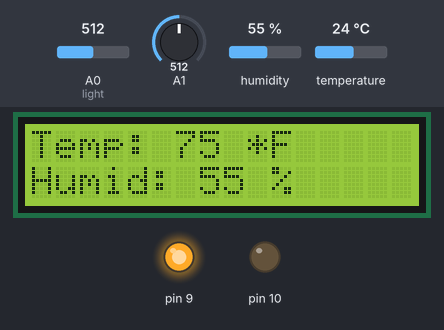
Bench run of a sketch on a simulated Arduino Uno, built with avr-gcc and run on an emulated ATmega328P. On the bench: 16×2 character LCD, output pins drawn as LEDs (lit = HIGH). Inputs (shaded band) come from the test bench; at power-on: A1 = 512, A0 (light) = 512, humidity 55 %, temperature 24 °C. What the sketch prints to the serial monitor is not drawn.

Above: at 1.2 s.
1.3 s: A1 set to 550
At 3.4 s:
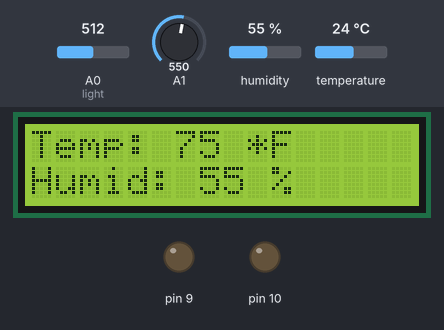
4.5 s: A0 (light) set to 636
9.5 s: A0 (light) set to 664
At 14.3 s:
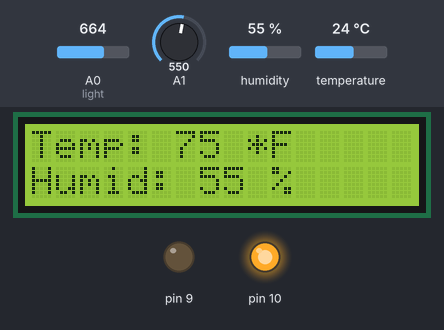
14.6 s: A1 set to 530
At 19.2 s:
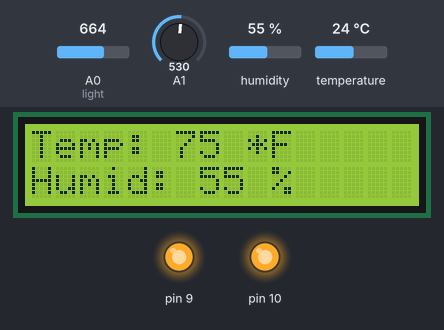
19.6 s: A1 set to 660
At 21.5 s:
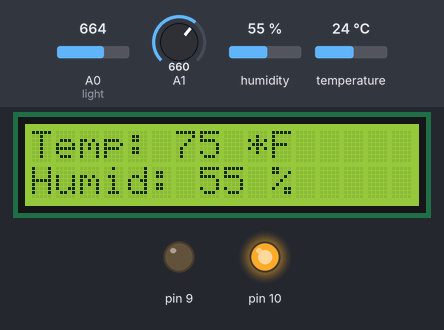
22.6 s: humidity set to 22 %
At 27.6 s:
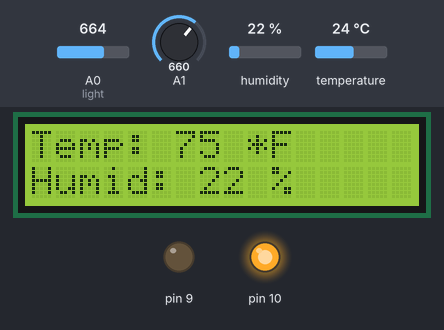
Timing chart, 0 to 28.7 s (numbered marks = the images above; inputs shaded):
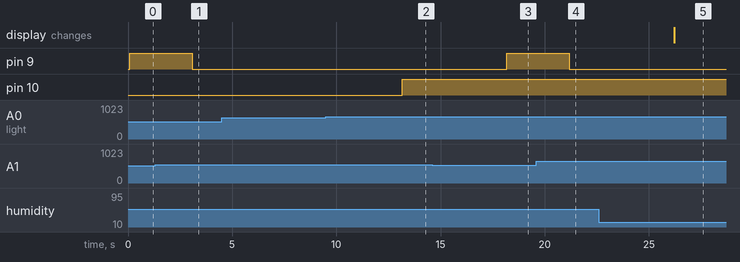

Measured:
- the behaviour switches between 649 and 650 on A0 (light) (found by bisection; images 1 and 2)
- the behaviour switches between 541 and 540 on A1 (found by bisection; images 2 and 3)
- after the input at 1.3 s, pin 9: HIGH → LOW after 1.8 s
- after the input at 4.5 s, every drawn part: stays the same
- after the input at 9.5 s, pin 10: LOW → HIGH after 3.7 s
- after the input at 14.6 s, pin 9: LOW → HIGH after 3.6 s
- after the input at 19.6 s, pin 9: HIGH → LOW after 1.6 s
- after the input at 22.6 s, the display: changes after 3.6 s (image 5)

The sketch:

LampTest.ino
```cpp
#include <LiquidCrystal.h>
LiquidCrystal lcd(12, 11, 5, 4, 3, 2);
#include <DHT.h>
#define DHTPIN 13
#define DHTTYPE DHT11
#include "DHT.h"
DHT dht(DHTPIN, DHTTYPE);
void setup() {
  // put your setup code here, to run once:
  lcd.begin (16,2);
  Serial.begin(9600);
  Serial.println("Begin");
  pinMode(9, OUTPUT);
  pinMode(10, OUTPUT);
  pinMode(A0, INPUT);

}

void loop() {
  // put your main code here, to run repeatedly:

  updateLCD();
  lights();
  pump();
  delay(5000);
  Serial.println("Loop");
}

void lights() {
  if (light() >= 650) { //change that light value
    digitalWrite(10, HIGH);
    Serial.println("Lights on");
  } else {
    digitalWrite(10, LOW);
    Serial.println("Lights off");
  }
}
int moistureOne(){
  //digitalWrite(6, HIGH);
  //delay(3000); //This might be needed
  int i = analogRead(A1);
  Serial.println(i);
  digitalWrite(6, LOW);
  return i;

}
void pump(){
  if(moistureOne()<=540){
    digitalWrite(9, HIGH);
    Serial.println("PUMP ON");
    delay(3000);//Wait 5 minutes
    digitalWrite(9, LOW);
    Serial.println("PUMP OFF");
    pump();//RUN AGAIN? MAYBE THIS IS A BAD IDEA
  }
}
int light() {
  //Serial.println(analogRead(A0));
  return analogRead(A0);

}
float temp(){
  //Serial.println(dht.readTemperature(true));
  return dht.readTemperature(true);
}

float humid(){
 //Serial.println(dht.readHumidity());
 return dht.readHumidity();

}
void updateLCD(){
  lcd.clear();
  lcd.print("Temp: ");
  lcd.print(round(temp()));
  lcd.print(" *F");
  lcd.setCursor(0,1);
  lcd.print ("Humid: ");
  lcd.print(round(humid()));
  lcd.print(" %");
  }
```
